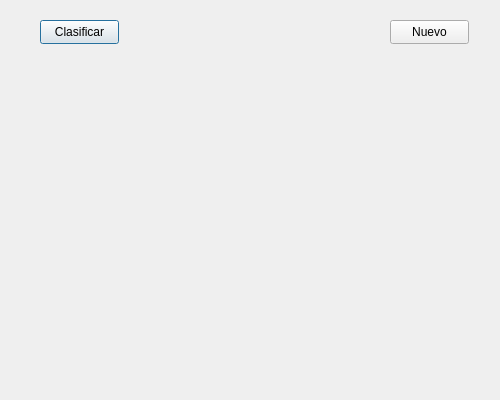
<?xml version="1.0" encoding="UTF-8"?>
<ui version="4.0">
 <class>dlgDemo20</class>
 <widget class="QDialog" name="dlgDemo20">
  <property name="geometry">
   <rect>
    <x>0</x>
    <y>0</y>
    <width>500</width>
    <height>400</height>
   </rect>
  </property>
  <property name="windowTitle">
   <string>Dibujar y Clasificar Caracteres</string>
  </property>
  <widget class="QPushButton" name="btnClasificar">
   <property name="geometry">
    <rect>
     <x>40</x>
     <y>20</y>
     <width>79</width>
     <height>24</height>
    </rect>
   </property>
   <property name="text">
    <string>Clasificar</string>
   </property>
  </widget>
  <widget class="QPushButton" name="btnNuevo">
   <property name="geometry">
    <rect>
     <x>390</x>
     <y>20</y>
     <width>79</width>
     <height>24</height>
    </rect>
   </property>
   <property name="text">
    <string>Nuevo</string>
   </property>
  </widget>
  <widget class="QLabel" name="lblPrediccion">
   <property name="geometry">
    <rect>
     <x>320</x>
     <y>70</y>
     <width>160</width>
     <height>280</height>
    </rect>
   </property>
   <property name="font">
    <font>
     <pointsize>150</pointsize>
    </font>
   </property>
   <property name="text">
    <string/>
   </property>
  </widget>
  <widget class="QLabel" name="lblEntrada">
   <property name="geometry">
    <rect>
     <x>20</x>
     <y>70</y>
     <width>280</width>
     <height>280</height>
    </rect>
   </property>
   <property name="text">
    <string/>
   </property>
   <property name="scaledContents">
    <bool>true</bool>
   </property>
  </widget>
 </widget>
 <resources/>
 <connections/>
</ui>
